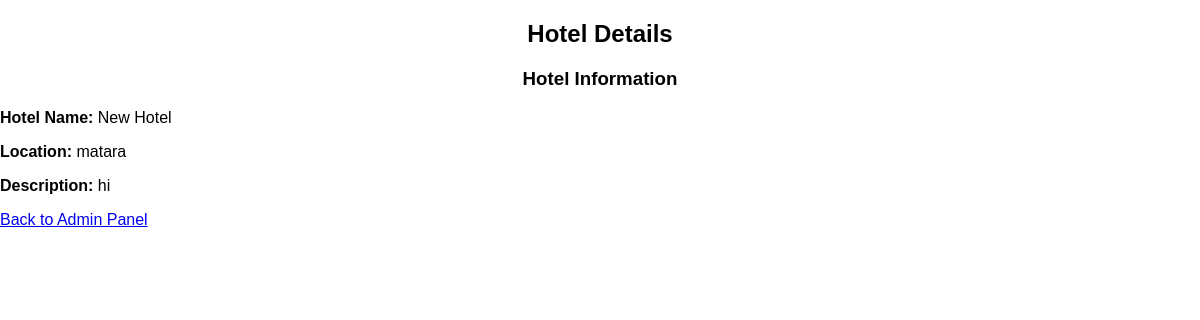
Screenshot of /view_hotel_details.php?id=31 (signed in) with the database file from the repository.
### tables this page shows
CREATE TABLE `hotels` (
  `hotel_id` int(11) NOT NULL,
  `hotel_name` varchar(100) NOT NULL,
  `total_rooms` int(11) NOT NULL,
  `user_id` int(11) DEFAULT NULL,
  `description` varchar(20) NOT NULL,
  `location` varchar(255) DEFAULT NULL,
  `city_id` int(255) NOT NULL
);

### view_hotel_details.php (the view, shortened to what this page needs)
<?php
include('config.php');
$hotel_id = intval($_GET['id']);
$hotel_stmt = $conn->prepare("SELECT * FROM hotels WHERE hotel_id = ?");
$hotel_stmt->bind_param("i", $hotel_id);
$hotel_stmt->execute();
$hotel = $hotel_stmt->get_result()->fetch_assoc();
?>
<!DOCTYPE html>
<html lang="en">
<head>
    <link rel="stylesheet" href="admin.css">
</head>
<body>
    <div class="details-container">
        <h2>Hotel Details</h2>
        <h3>Hotel Information</h3>
        <p><strong>Hotel Name:</strong> <?php echo htmlspecialchars($hotel['hotel_name']); ?></p>
        <p><strong>Location:</strong> <?php echo htmlspecialchars($hotel['location']); ?></p>
        <p><strong>Description:</strong> <?php echo htmlspecialchars($hotel['description']); ?></p>
        <a href="admin_panel.php">Back to Admin Panel</a>
    </div>
</body>
</html>

### admin.css (style rules this page uses)
body { font-family: 'Lucida Sans', Arial, sans-serif; background-size: cover; background-position: center; background-repeat: no-repeat; background-attachment: fixed; margin: 0; padding: 0; justify-content: center; align-items: center; }
h2, h3 { color: #000000; text-align: center; }

### rows the page displays
hotels: hotel_name "New Hotel", location "matara", description "hi"
